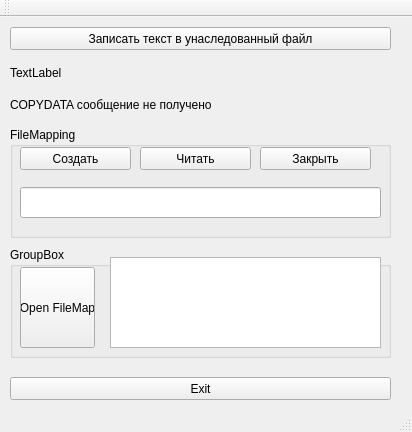
<?xml version="1.0" encoding="UTF-8"?>
<ui version="4.0">
 <class>MainWindow</class>
 <widget class="QMainWindow" name="MainWindow">
  <property name="geometry">
   <rect>
    <x>0</x>
    <y>0</y>
    <width>412</width>
    <height>432</height>
   </rect>
  </property>
  <property name="windowTitle">
   <string>TestProcess</string>
  </property>
  <widget class="QWidget" name="centralWidget">
   <widget class="QPushButton" name="pushWriteTextToFille">
    <property name="geometry">
     <rect>
      <x>10</x>
      <y>10</y>
      <width>381</width>
      <height>23</height>
     </rect>
    </property>
    <property name="text">
     <string>Записать текст в унаследованный файл</string>
    </property>
   </widget>
   <widget class="QPushButton" name="pushButtonExit">
    <property name="geometry">
     <rect>
      <x>10</x>
      <y>360</y>
      <width>381</width>
      <height>23</height>
     </rect>
    </property>
    <property name="text">
     <string>Exit</string>
    </property>
   </widget>
   <widget class="QLabel" name="label">
    <property name="geometry">
     <rect>
      <x>10</x>
      <y>40</y>
      <width>371</width>
      <height>31</height>
     </rect>
    </property>
    <property name="text">
     <string>TextLabel</string>
    </property>
   </widget>
   <widget class="QLabel" name="label_2">
    <property name="geometry">
     <rect>
      <x>10</x>
      <y>80</y>
      <width>361</width>
      <height>16</height>
     </rect>
    </property>
    <property name="text">
     <string>COPYDATA сообщение не получено</string>
    </property>
   </widget>
   <widget class="QGroupBox" name="groupBox_3">
    <property name="geometry">
     <rect>
      <x>10</x>
      <y>110</y>
      <width>381</width>
      <height>111</height>
     </rect>
    </property>
    <property name="title">
     <string>FileMapping</string>
    </property>
    <widget class="QLineEdit" name="lineEdit_2">
     <property name="geometry">
      <rect>
       <x>10</x>
       <y>60</y>
       <width>361</width>
       <height>31</height>
      </rect>
     </property>
    </widget>
    <widget class="QPushButton" name="pushButton">
     <property name="geometry">
      <rect>
       <x>10</x>
       <y>20</y>
       <width>111</width>
       <height>23</height>
      </rect>
     </property>
     <property name="text">
      <string>Создать</string>
     </property>
    </widget>
    <widget class="QPushButton" name="WriteMapFile">
     <property name="geometry">
      <rect>
       <x>130</x>
       <y>20</y>
       <width>111</width>
       <height>23</height>
      </rect>
     </property>
     <property name="text">
      <string>Читать</string>
     </property>
    </widget>
    <widget class="QPushButton" name="CloseMapFile">
     <property name="geometry">
      <rect>
       <x>250</x>
       <y>20</y>
       <width>111</width>
       <height>23</height>
      </rect>
     </property>
     <property name="text">
      <string>Закрыть</string>
     </property>
    </widget>
   </widget>
   <widget class="QGroupBox" name="groupBox">
    <property name="geometry">
     <rect>
      <x>10</x>
      <y>230</y>
      <width>381</width>
      <height>111</height>
     </rect>
    </property>
    <property name="title">
     <string>GroupBox</string>
    </property>
    <widget class="QTextEdit" name="textEdit">
     <property name="geometry">
      <rect>
       <x>100</x>
       <y>10</y>
       <width>271</width>
       <height>91</height>
      </rect>
     </property>
    </widget>
    <widget class="QPushButton" name="pushButton_2">
     <property name="geometry">
      <rect>
       <x>10</x>
       <y>20</y>
       <width>75</width>
       <height>81</height>
      </rect>
     </property>
     <property name="text">
      <string>Open FileMap</string>
     </property>
    </widget>
   </widget>
  </widget>
  <widget class="QMenuBar" name="menuBar">
   <property name="geometry">
    <rect>
     <x>0</x>
     <y>0</y>
     <width>412</width>
     <height>18</height>
    </rect>
   </property>
  </widget>
  <widget class="QToolBar" name="mainToolBar">
   <attribute name="toolBarArea">
    <enum>TopToolBarArea</enum>
   </attribute>
   <attribute name="toolBarBreak">
    <bool>false</bool>
   </attribute>
  </widget>
  <widget class="QStatusBar" name="statusBar"/>
 </widget>
 <layoutdefault spacing="6" margin="11"/>
 <resources/>
 <connections>
  <connection>
   <sender>pushButtonExit</sender>
   <signal>clicked()</signal>
   <receiver>MainWindow</receiver>
   <slot>close()</slot>
   <hints>
    <hint type="sourcelabel">
     <x>200</x>
     <y>263</y>
    </hint>
    <hint type="destinationlabel">
     <x>199</x>
     <y>149</y>
    </hint>
   </hints>
  </connection>
 </connections>
</ui>
